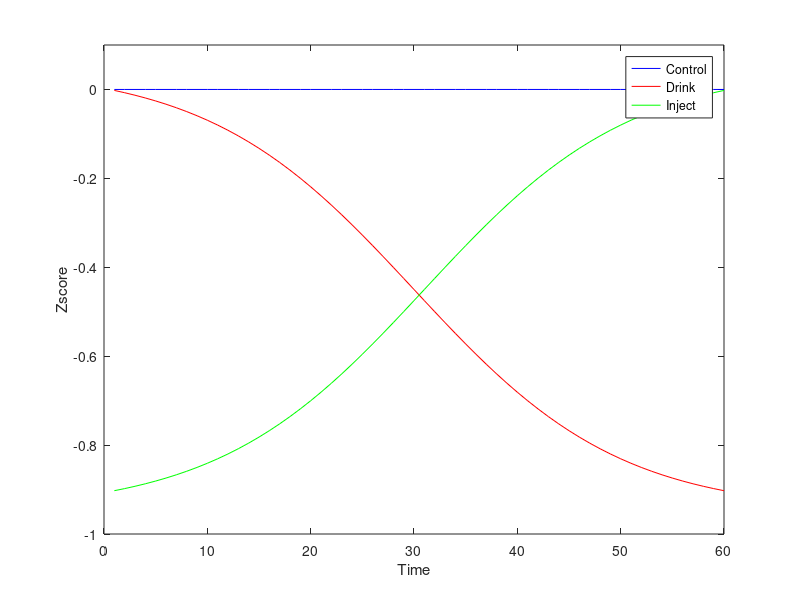

This figure's MATLAB source:
t = 1:60;


control = t*0;
drink = -1 ./ (1+ exp(3-t*.1)) + .05;
inject = fliplr(drink);

figure(99)
clf
plot(t,control, 'b')
hold on
plot(t,drink, 'r')
plot(t,inject, 'g')
legend('Control', 'Drink', 'Inject')

ylabel('Zscore')
xlabel('Time')
ylim([-1, .1])

